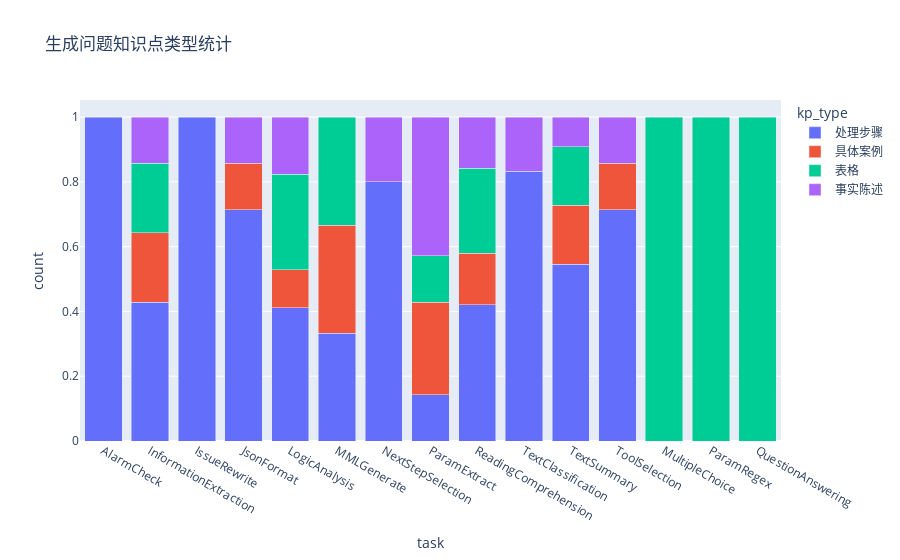

Notebook code cell kept with this figure:
### Code cell
from stats import plot_bar_plot_from_db, plot_stacked_bar_chart_from_db

def filter_matched(df):
    return df[df['match'] == True]

plot_stacked_bar_chart_from_db("QA_GEN-10281207", "task", "kp_type", "生成问题知识点类型统计", filter_matched, None, True)

### Figure 1 — Plotly figure (JSON) as saved in the notebook; plotly's stock layout.template omitted (floating-point values rounded to 4 significant figures)
{"data": [{"alignmentgroup": "True", "hovertemplate": "kp_type=处理步骤<br>task=%{x}<br>count=%{y}<extra></extra>", "legendgroup": "处理步骤", "marker": {"color": "#636efa", "pattern": {"shape": ""}}, "name": "处理步骤", "offsetgroup": "处理步骤", "orientation": "v", "showlegend": true, "textposition": "auto", "type": "bar", "x": ["AlarmCheck", "InformationExtraction", "IssueRewrite", "JsonFormat", "LogicAnalysis", "MMLGenerate", "NextStepSelection", "ParamExtract", "ReadingComprehension", "TextClassification", "TextSummary", "ToolSelection"], "xaxis": "x", "y": [1, 0.4286, 1, 0.7143, 0.4118, 0.3333, 0.8, 0.1429, 0.4211, 0.8333, 0.5455, 0.7143], "yaxis": "y"}, {"alignmentgroup": "True", "hovertemplate": "kp_type=具体案例<br>task=%{x}<br>count=%{y}<extra></extra>", "legendgroup": "具体案例", "marker": {"color": "#EF553B", "pattern": {"shape": ""}}, "name": "具体案例", "offsetgroup": "具体案例", "orientation": "v", "showlegend": true, "textposition": "auto", "type": "bar", "x": ["InformationExtraction", "JsonFormat", "LogicAnalysis", "MMLGenerate", "ParamExtract", "ReadingComprehension", "TextSummary", "ToolSelection"], "xaxis": "x", "y": [0.2143, 0.1429, 0.1176, 0.3333, 0.2857, 0.1579, 0.1818, 0.1429], "yaxis": "y"}, {"alignmentgroup": "True", "hovertemplate": "kp_type=表格<br>task=%{x}<br>count=%{y}<extra></extra>", "legendgroup": "表格", "marker": {"color": "#00cc96", "pattern": {"shape": ""}}, "name": "表格", "offsetgroup": "表格", "orientation": "v", "showlegend": true, "textposition": "auto", "type": "bar", "x": ["InformationExtraction", "LogicAnalysis", "MMLGenerate", "MultipleChoice", "ParamExtract", "ParamRegex", "QuestionAnswering", "ReadingComprehension", "TextSummary"], "xaxis": "x", "y": [0.2143, 0.2941, 0.3333, 1, 0.1429, 1, 1, 0.2632, 0.1818], "yaxis": "y"}, {"alignmentgroup": "True", "hovertemplate": "kp_type=事实陈述<br>task=%{x}<br>count=%{y}<extra></extra>", "legendgroup": "事实陈述", "marker": {"color": "#ab63fa", "pattern": {"shape": ""}}, "name": "事实陈述", "offsetgroup": "事实陈述", "orientation": "v", "showlegend": true, "textposition": "auto", "type": "bar", "x": ["InformationExtraction", "JsonFormat", "LogicAnalysis", "NextStepSelection", "ParamExtract", "ReadingComprehension", "TextClassification", "TextSummary", "ToolSelection"], "xaxis": "x", "y": [0.1429, 0.1429, 0.1765, 0.2, 0.4286, 0.1579, 0.1667, 0.09091, 0.1429], "yaxis": "y"}], "layout": {"barmode": "stack", "legend": {"title": {"text": "kp_type"}, "tracegroupgap": 0}, "title": {"text": "生成问题知识点类型统计"}, "xaxis": {"anchor": "y", "domain": [0, 1], "title": {"text": "task"}}, "yaxis": {"anchor": "x", "domain": [0, 1], "title": {"text": "count"}}}}
